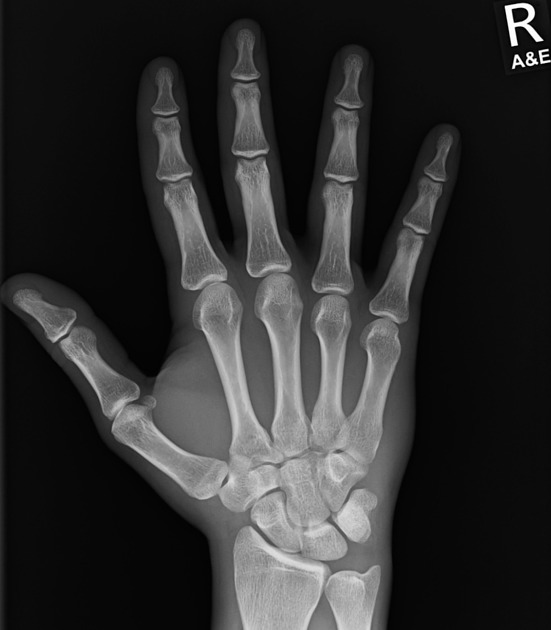
#> input picture data/raw/hand_xray.jpeg, 551 x 630 px
$ jupyter execute medianblur.ipynb
#> lines starting #> are read from the running program, lines starting #| are printed output that depends on the picture
# Median Blur: Remover ruídos das imagens (sal e pimenta)

[cell 1]
import cv2
import matplotlib.pyplot as plt
import numpy as np

[cell 2]
path_image = '../data/raw/hand_xray.jpeg'
image = cv2.imread(path_image, cv2.IMREAD_GRAYSCALE)
#> image is the input picture: shape (630, 551); min 0, max 255, mean 46.5

Adicionando ruído

[cell 3]
noisy_image = image.copy()
#Pegamos 5% dos pixels e transformamos metade em branco e metade em preto
num_pixel = noisy_image.size
#> num_pixel = 347130
num_salt = int(0.05 * num_pixel / 2)
#> num_salt = 8678
num_pepper = int(0.05 * num_pixel / 2)
#> num_pepper = 8678

#Coordenadas aleatórias para o "sal"
salt_coords = [np.random.randint(0, i - 1, num_salt) for i in noisy_image.shape]
noisy_image[salt_coords[0], salt_coords[1]] = 255

#Coordenada para a "pimenta"
pepper_coords = [np.random.randint(0, i - 1, num_pepper) for i in noisy_image.shape]
noisy_image[pepper_coords[0], pepper_coords[1]] = 0
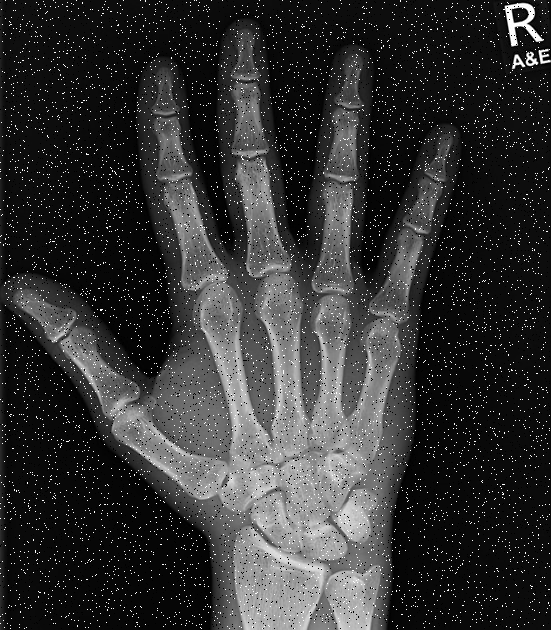
#> noisy_image: shape (630, 551); min 0, max 255, mean 50.4

REMOVENDO RUIDO USANDO MEDIANBLUR

[cell 4]
denoised_image = cv2.medianBlur(noisy_image, ksize= 5)
#5 é o tamanho do número da lente

[cell 5]
plt.Figure(figsize=(18, 6))

plt.subplot(1, 3, 1)
plt.imshow(image, cmap='gray')
plt.title('Original')

plt.subplot(1, 3, 2)
plt.imshow(noisy_image, cmap='gray')
plt.title('Imagens com ruído')

plt.subplot(1, 3, 3)
plt.imshow(denoised_image, cmap='gray')
plt.title('Imagem com MedianBlur')

plt.tight_layout()
plt.show()
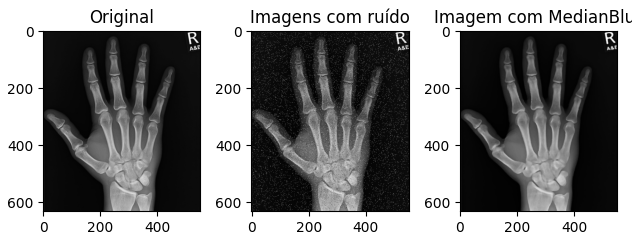
#> figure drawn by matplotlib, 3 panels

# SHARPERING: FILTRO DE NITIDEZ

[cell 6]
kernel_sharpering = np.array([
    [0, -1, 0],
    [-1, 5, -1],
    [0, -1, 0]
])
#multiplica o pixel central por 5 e subtrai seus vizinhos.
#as bordas (onde os pixels são diferentes) são realçadas.

[cell 7]
sharpened_image = cv2.filter2D(image, -1, kernel_sharpering)
# Usamos a função filter2D para aplicar um kernel customizado.
# O -1 significa que a imagem de saída terá a mesma profundidade de cor da original.

[cell 8]
plt.figure(figsize=(12, 6))

plt.subplot(1, 2, 1)
plt.imshow(image, cmap='gray')
plt.title('original')

plt.subplot(1, 2, 2)
plt.imshow(sharpened_image, cmap='gray')
plt.title('nitida')

plt.show()
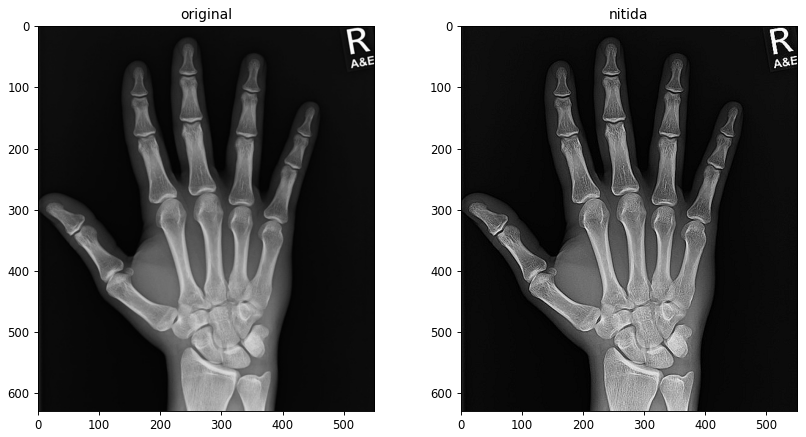
#> figure drawn by matplotlib, 2 panels

$ run again, with data/raw/fluxogram.png saved as data/raw/hand_xray.jpeg
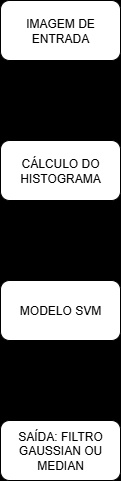
#> input picture data/raw/fluxogram.png, 121 x 481 px
#> image is the input picture: shape (481, 121); min 0, max 255, mean 114.6
#> `plt.show()`:
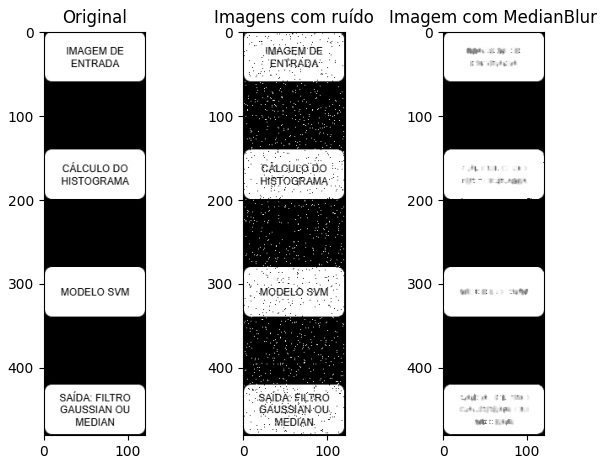
#> figure drawn by matplotlib, 3 panels
#> `sharpened_image = cv2.filter2D(image, -1, kernel_sharpering)`:
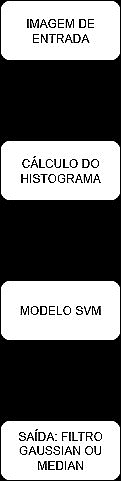
#> sharpened_image: shape (481, 121); min 0, max 255, mean 113.5

$ run again, with data/raw/lipohaemarthrosis-shoulder.jpg copied over data/raw/hand_xray.jpeg
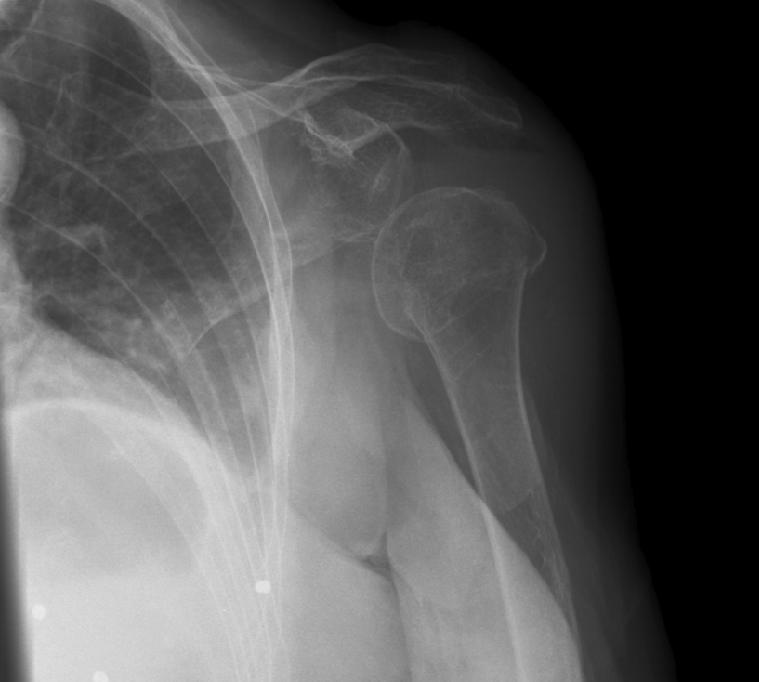
#> input picture data/raw/lipohaemarthrosis-shoulder.jpg, 759 x 682 px
#> image is the input picture: shape (682, 759); min 0, max 236, mean 89.5
#> `plt.show()`:
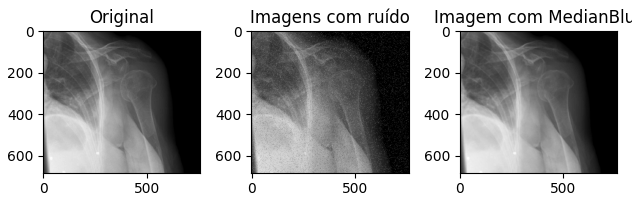
#> figure drawn by matplotlib, 3 panels
#> `plt.show()`:
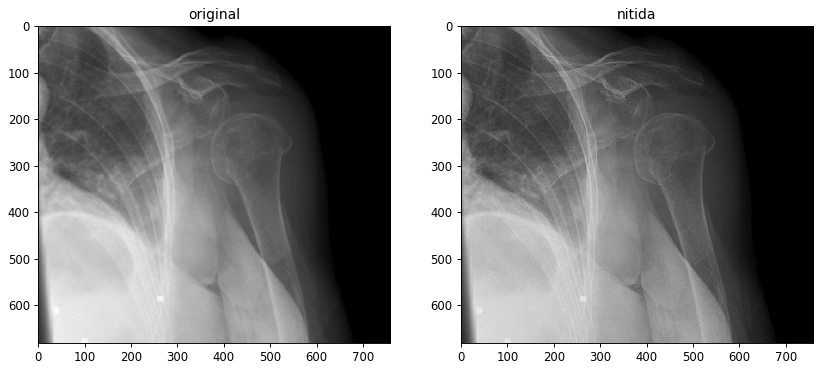
#> figure drawn by matplotlib, 2 panels

$ run again, with data/raw/patella-fracture-6.jpg copied over data/raw/hand_xray.jpeg
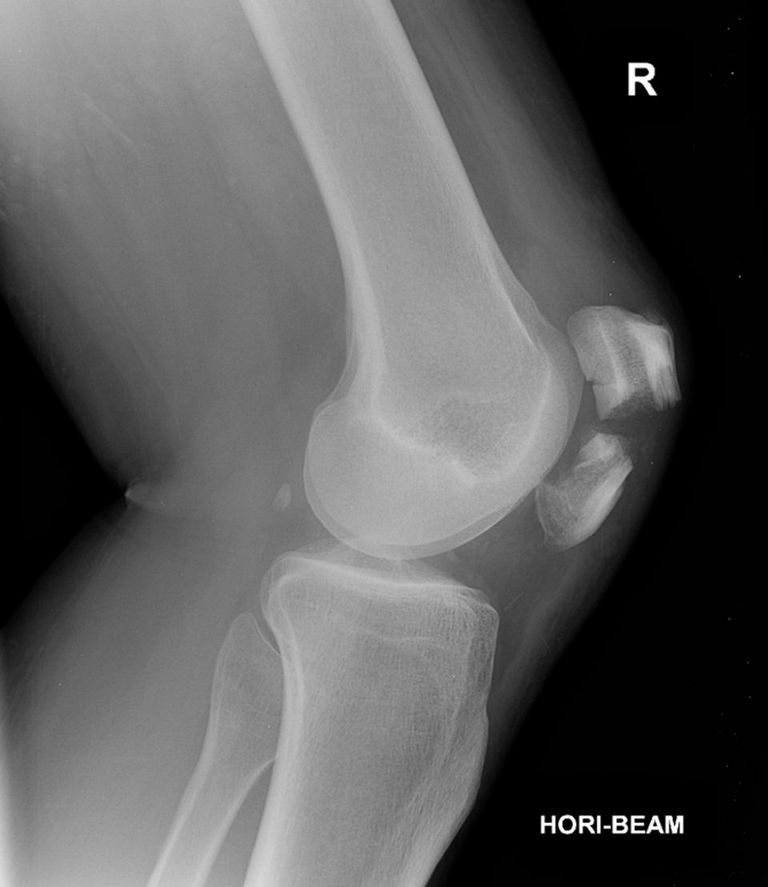
#> input picture data/raw/patella-fracture-6.jpg, 768 x 887 px
#> image is the input picture: shape (887, 768); min 0, max 255, mean 91.5
#> `plt.show()`:
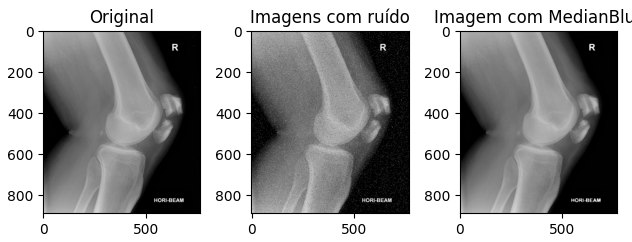
#> figure drawn by matplotlib, 3 panels
#> `plt.show()`:
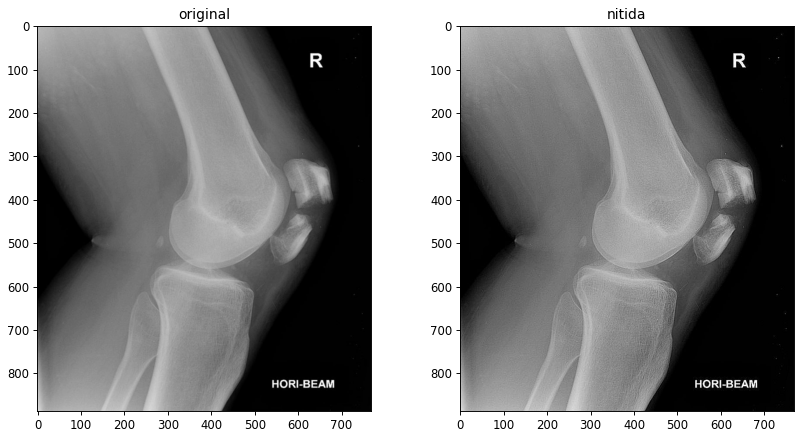
#> figure drawn by matplotlib, 2 panels
